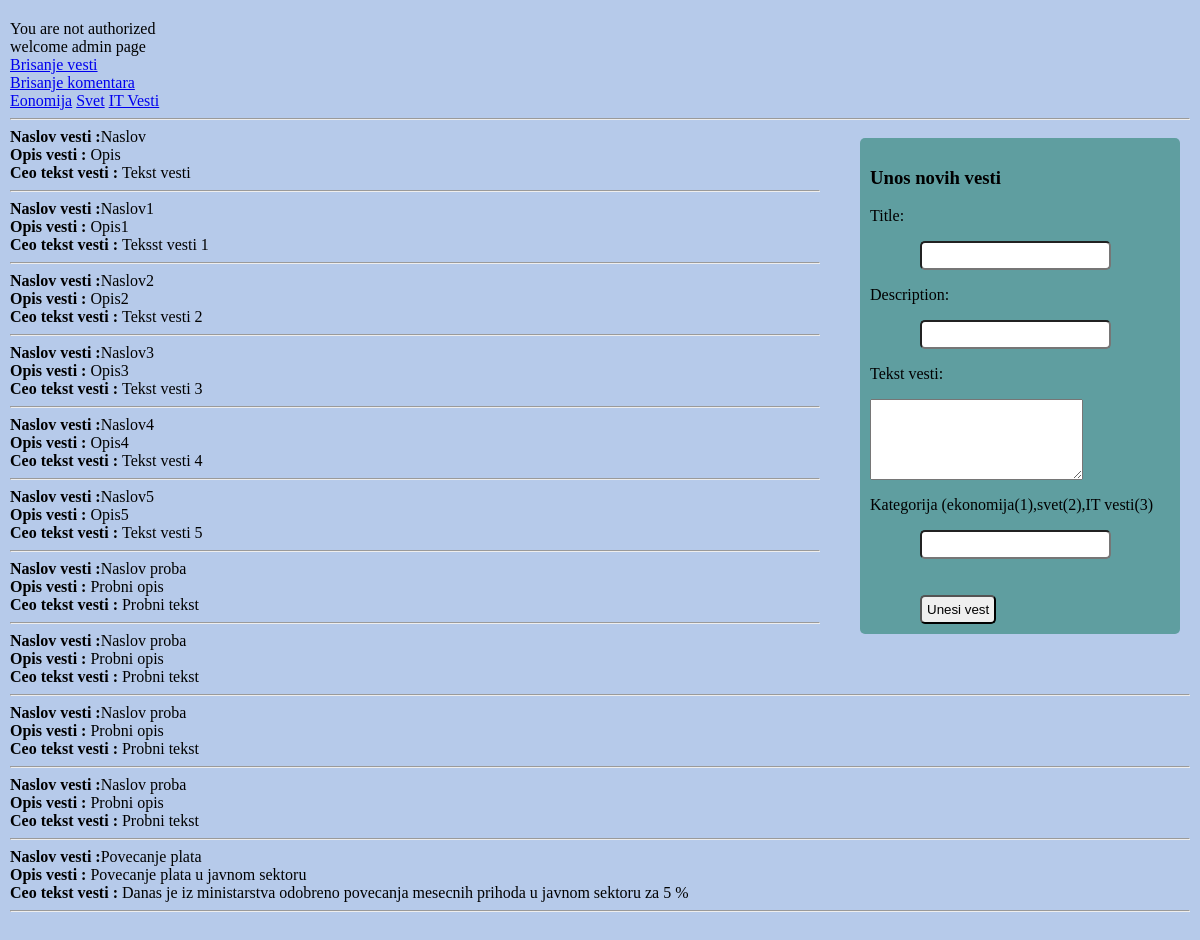
The app's page /admin_login.php with its own data.
### tables this page shows
CREATE TABLE `news` (
  `id` int(10) unsigned NOT NULL AUTO_INCREMENT,
  `title` varchar(60) NOT NULL,
  `description` varchar(600) NOT NULL,
  `text_news` varchar(5000) NOT NULL,
  `category_news` int(11) NOT NULL,
  PRIMARY KEY (`id`),
  UNIQUE KEY `id_UNIQUE` (`id`)
);

### admin_login.php (the view, shortened to what this page needs)
<?php
include "dbconnect.php";
echo "<br> welcome admin page";
?>
<!DOCTYPE html>
<html>
  <head>
	<link href="style1.css" type="text/css" rel="stylesheet">
	</head>
	<body>
<a href="brisanje_vesti.php">Brisanje vesti</a><br>
<a href="brisanje_komentara_admin.php" class="nav" >Brisanje komentara</a><br>
<a href="ekonomija_admin.php" class="nav" >Eonomija</a>
<a href="svet_admin.php" class="nav">Svet</a>
<a href="it_vesti_admin.php" class="nav">IT Vesti</a>
<br>
<hr>
<div>
<form method="POST" action="obradaUnosaVesti.php" name="obradaVesti" id="form" >
		<h3> Unos novih vesti</h3>
		<p>Title:</p>
		<input type="text" name="title" id="title" value="<?php if(!empty($_POST)) echo $_POST['title']; ?>"><br>
		<p>Description:</p>
		<input type="text" name="description" id="description" value="<?php if(!empty($_POST)) echo $_POST['description']; ?>"><br>
		<p>Tekst vesti:</p>
		<textarea name="sadrzaj" id="sadrzaj" cols="24" rows="5" value="<?php if(!empty($_POST)) echo $_POST['sadrzaj']; ?>"></textarea>
		<p>Kategorija (ekonomija(1),svet(2),IT vesti(3)</p>
		<input type="text" name="kategorija" id="kategorija" value="<?php if(!empty($_POST)) echo $_POST['kategorija']; ?>"><br>
		<br><br>
		<input type="submit" name="submit" value="Unesi vest" id="unosVesti">
	</form>
</div>
<?php
$sql = "select id,title,description,text_news from news";
if(!$q = mysqli_query($conn,$sql)){
	echo "Greska pri upitu";
}
if(mysqli_num_rows($q)==0){
	echo "Nema ispisa vesti";
}else{
	$a=0;
	while($redak=mysqli_fetch_assoc($q)){
		$a=$a+1;
		$vesti[$a]['title'] = $redak['title'];
		$vesti[$a]['description'] = $redak['description'];
		$vesti[$a]['text_news'] = $redak['text_news'];
	}
}
for($i=1;$i<=$a;$i++){
	echo "<strong>Naslov vesti :</strong>" . $vesti[$i]['title'] . "<br>" . "<strong>Opis vesti : </strong>" . $vesti[$i]['description'] . "<br>" . "<strong>Ceo tekst vesti : </strong>" . $vesti[$i]['text_news'] . "<br><hr>";
}
?>
</body>
</html>

### style1.css (style rules this page uses)
body { margin:10px auto; background-color:#b6caea; padding:10px; }
#form { width:600px; margin:10px ; padding:10px; width:300px; background-color: #5F9EA0; border-radius:5px; margin-left:40px; float:right; }
#form input { border-radius:5px; padding:5px; margin-left:50px; }

### records on screen
news: title "Naslov", description "Opis", text_news "Tekst vesti"
news: title "Naslov1", description "Opis1", text_news "Teksst vesti 1"
news: title "Naslov2", description "Opis2", text_news "Tekst vesti 2"
news: title "Naslov3", description "Opis3", text_news "Tekst vesti 3"
news: title "Naslov4", description "Opis4", text_news "Tekst vesti 4"
news: title "Naslov5", description "Opis5", text_news "Tekst vesti 5"
news: title "Povecanje plata", description "Povecanje plata u javnom sektoru", text_news "Danas je iz ministarstva odobreno povecanja mesecnih prihoda u javnom sektoru za 5 %"

### other values on screen
$vesti[$i]['title'] "Naslov proba"
$vesti[$i]['description'] "Probni opis"
$vesti[$i]['text_news'] "Probni tekst"
